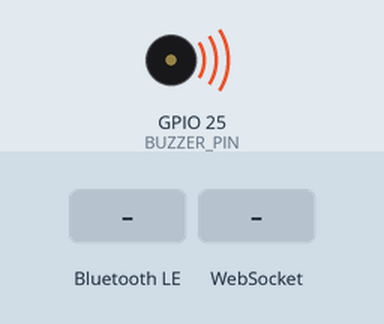
Simulated run of this sketch. Board: ESP32. On the bench: buzzer (waves = sounding). Inputs (shaded band) come from the test bench. WiFi joins after 1.5 s; servers stay silent unless stated; random numbers use the default seed unless the sketch sets one; nothing arrives over Bluetooth unless stated; a phone connects over Bluetooth LE 3 s after start; what the sketch prints to the serial monitor is not drawn.

Above: at 3.6 s.
3.8 s: Bluetooth LE write "1" received
At 5.21 s:
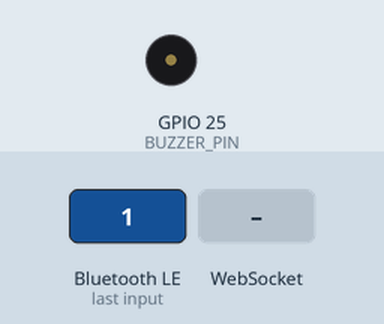
6.8 s: WebSocket text "1" received
Timing chart, 0 to 15.8 s (numbered marks = the images above; inputs shaded):
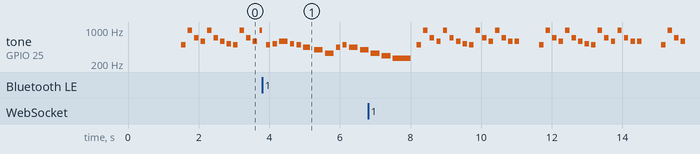

Measured:
- by itself, tone on GPIO 25 (BUZZER_PIN): plays 330 Hz for 0.25 s, 294 Hz for 0.25 s, 262 Hz for 0.50 s, 494 Hz for 0.13 s, 988 Hz for 0.13 s, 698 Hz for 0.13 s … (39 notes in this stretch)

The sketch:

SnakeGame.ino
```cpp
#include "Config.h"
#include "Point.h"
#include "BLEController.h"
#include "WebSocketManager.h"
#include "MusicPlayer.h"
#include "SnakeGame.h"

// Objetos principales
BLEController bleController;
WebSocketManager wsManager;
MusicPlayer musicPlayer(BUZZER_PIN);
SnakeGame game;

void setup() {
  Serial.begin(115200);
  randomSeed(analogRead(0));

  Serial.println("\n=== Snake Game ESP32 ===");

  // Inicializar componentes
  musicPlayer.begin();
  bleController.begin();
  wsManager.begin();
  game.init();

  // Crear tarea de música en Core 0
  xTaskCreatePinnedToCore(
    MusicPlayer::taskFunction,
    "Music_Task",
    4096,
    &musicPlayer,
    1,
    NULL,
    0
  );

  // Configurar música inicial
  musicPlayer.setTrack(TRACK_INTRO);

  // Enviar estado inicial
  delay(1000);
  wsManager.sendWaiting();

  Serial.println("Sistema iniciado. Esperando comandos...");
}

void loop() {
  wsManager.loop();

  // Procesar comandos BLE
  Direction cmd = bleController.getCommand();
  if (cmd != DIR_NONE) {
    if (!game.hasStarted()) {
      game.start();
      musicPlayer.setTrack(TRACK_GAME);
      Serial.println("¡Juego iniciado!");
    }
    game.setDirection(cmd);
  }

  // Actualizar juego
  if (game.hasStarted() && !game.hasEnded()) {
    bool ate = game.update();

    if (ate) {
      musicPlayer.playEffect(NOTE_C6, 50);
    }

    wsManager.sendJSON(game.toJSON());

    if (game.hasEnded()) {
      Serial.println("Game Over! Score: " + String(game.getScore()));
      musicPlayer.setTrack(TRACK_GAMEOVER);
      wsManager.sendGameOver(game.getScore());
      delay(3000);

      // Reiniciar
      game.init();
      musicPlayer.setTrack(TRACK_INTRO);
      wsManager.sendWaiting();
      Serial.println("Sistema reiniciado");
    }

    delay(GAME_SPEED);
  } else {
    delay(100);
  }
}
```

BLEController.h
```cpp
#ifndef BLE_CONTROLLER_H
#define BLE_CONTROLLER_H

#include <BLEDevice.h>
#include <BLEServer.h>
#include <BLE2902.h>
#include "Config.h"
#include "Point.h"

class BLEController {
private:
  BLEServer* server;
  BLECharacteristic* rxCharacteristic;
  volatile Direction lastCommand;

  static BLEController* instance;

  class CommandCallback : public BLECharacteristicCallbacks {
    void onWrite(BLECharacteristic* characteristic) {
      uint8_t* data = characteristic->getData();
      if (characteristic->getLength() > 0) {
        BLEController::instance->setCommand((Direction)data[0]);
      }
    }
  };

public:
  BLEController() : server(nullptr), rxCharacteristic(nullptr), lastCommand(DIR_NONE) {
    instance = this;
  }

  void begin() {
    BLEDevice::init(BLE_NAME);
    server = BLEDevice::createServer();

    BLEService* service = server->createService(SERVICE_UUID);
    rxCharacteristic = service->createCharacteristic(
      CHARACTERISTIC_UUID_RX,
      BLECharacteristic::PROPERTY_WRITE
    );

    rxCharacteristic->addDescriptor(new BLE2902());
    rxCharacteristic->setCallbacks(new CommandCallback());

    service->start();
    BLEDevice::startAdvertising();

    Serial.println("BLE Controller iniciado");
  }

  Direction getCommand() {
    Direction cmd = lastCommand;
    lastCommand = DIR_NONE;
    return cmd;
  }

  void setCommand(Direction cmd) {
    lastCommand = cmd;
  }

  bool hasCommand() {
    return lastCommand != DIR_NONE;
  }
};

BLEController* BLEController::instance = nullptr;

#endif
```

MusicPlayer.h
```cpp
#ifndef MUSIC_PLAYER_H
#define MUSIC_PLAYER_H

#include "Config.h"

enum MusicTrack {
  TRACK_INTRO,
  TRACK_GAME,
  TRACK_GAMEOVER,
  TRACK_NONE
};

class MusicPlayer {
private:
  int buzzerPin;
  MusicTrack currentTrack;
  int currentNote;
  unsigned long lastNoteTime;
  SemaphoreHandle_t mutex;

  // Melodía Intro (Pac-Man)
  static const int introNotes[];
  static const int introDurations[];
  static const int introLength;

  // Melodía Juego (Tetris)
  static const int gameNotes[];
  static const int gameDurations[];
  static const int gameLength;

  // Melodía Game Over
  static const int gameoverNotes[];
  static const int gameoverDurations[];
  static const int gameoverLength;

public:
  MusicPlayer(int pin) : buzzerPin(pin), currentTrack(TRACK_NONE),
                         currentNote(0), lastNoteTime(0) {
    mutex = xSemaphoreCreateMutex();
  }

  void begin() {
    pinMode(buzzerPin, OUTPUT);
  }

  void setTrack(MusicTrack track) {
    xSemaphoreTake(mutex, portMAX_DELAY);
    if (track != currentTrack) {
      currentTrack = track;
      currentNote = 0;
      noTone(buzzerPin);
    }
    xSemaphoreGive(mutex);
  }

  void playEffect(int frequency, int duration) {
    tone(buzzerPin, frequency, duration);
  }

  void update() {
    xSemaphoreTake(mutex, portMAX_DELAY);
    MusicTrack track = currentTrack;
    xSemaphoreGive(mutex);

    unsigned long currentTime = millis();

    switch(track) {
      case TRACK_INTRO:
        playMelody(introNotes, introDurations, introLength, true);
        break;
      case TRACK_GAME:
        playMelody(gameNotes, gameDurations, gameLength, true);
        break;
      case TRACK_GAMEOVER:
        playMelody(gameoverNotes, gameoverDurations, gameoverLength, false);
        break;
      case TRACK_NONE:
        noTone(buzzerPin);
        break;
    }
  }

  static void taskFunction(void* param) {
    MusicPlayer* player = (MusicPlayer*)param;
    while(true) {
      player->update();
      vTaskDelay(30 / portTICK_PERIOD_MS);
    }
  }

private:
  void playMelody(const int* notes, const int* durations, int length, bool loop) {
    if (currentNote >= length) {
      if (loop) {
        currentNote = 0;
        delay(500);
      } else {
        noTone(buzzerPin);
        return;
      }
    }

    if (notes[currentNote] != NOTE_REST) {
      tone(buzzerPin, notes[currentNote]);
      delay(1000 / durations[currentNote]);
      noTone(buzzerPin);
    }
    currentNote++;
    delay(30);
  }
};

// Definición de melodías
const int MusicPlayer::introNotes[] = {
  NOTE_B4, NOTE_B5, NOTE_F5, NOTE_D5, NOTE_B5, NOTE_F5, NOTE_D5, NOTE_C5,
  NOTE_B4, NOTE_B5, NOTE_F5, NOTE_D5, NOTE_B5, NOTE_F5, NOTE_D5, NOTE_D5
};
const int MusicPlayer::introDurations[] = {
  8, 8, 8, 8, 8, 8, 8, 8, 8, 8, 8, 8, 8, 8, 8, 8
};
const int MusicPlayer::introLength = 16;

const int MusicPlayer::gameNotes[] = {
  NOTE_E5, NOTE_B4, NOTE_C5, NOTE_D5, NOTE_C5, NOTE_B4, NOTE_A4, NOTE_A4,
  NOTE_C5, NOTE_E5, NOTE_D5, NOTE_C5, NOTE_B4, NOTE_C5, NOTE_D5, NOTE_E5,
  NOTE_C5, NOTE_A4, NOTE_A4
};
const int MusicPlayer::gameDurations[] = {
  4, 8, 8, 4, 8, 8, 4, 8, 8, 4, 8, 8, 4, 8, 4, 4, 4, 4, 4
};
const int MusicPlayer::gameLength = 19;

const int MusicPlayer::gameoverNotes[] = {
  NOTE_C5, NOTE_G4, NOTE_E4, NOTE_A4, NOTE_B4, NOTE_A4, NOTE_G4, NOTE_E4, NOTE_D4, NOTE_C4
};
const int MusicPlayer::gameoverDurations[] = {
  4, 4, 4, 8, 8, 4, 4, 4, 4, 2
};
const int MusicPlayer::gameoverLength = 10;

#endif
```

Point.h
```cpp
#ifndef POINT_H
#define POINT_H

struct Point {
  int x;
  int y;

  Point() : x(0), y(0) {}
  Point(int _x, int _y) : x(_x), y(_y) {}

  bool equals(const Point& other) const {
    return x == other.x && y == other.y;
  }
};

enum Direction {
  DIR_UP = 1,
  DIR_DOWN = 2,
  DIR_LEFT = 3,
  DIR_RIGHT = 4,
  DIR_NONE = 0
};

#endif
```

SnakeGame.h
```cpp
#ifndef SNAKE_GAME_H
#define SNAKE_GAME_H

#include "Config.h"
#include "Point.h"

class SnakeGame {
private:
  Point snake[MAX_SNAKE_LENGTH];
  int length;
  Point food;
  Point direction;
  int score;
  bool isGameOver;
  bool isStarted;

public:
  SnakeGame() : length(3), score(0), isGameOver(false), isStarted(false) {
    direction = Point(1, 0);
  }

  void init() {
    length = 3;
    score = 0;
    isGameOver = false;
    isStarted = false;
    direction = Point(1, 0);

    snake[0] = Point(GAME_WIDTH/2, GAME_HEIGHT/2);
    snake[1] = Point(GAME_WIDTH/2 - 1, GAME_HEIGHT/2);
    snake[2] = Point(GAME_WIDTH/2 - 2, GAME_HEIGHT/2);

    placeFood();
  }

  void start() {
    isStarted = true;
  }

  bool hasStarted() const { return isStarted; }
  bool hasEnded() const { return isGameOver; }
  int getScore() const { return score; }

  void setDirection(Direction dir) {
    switch(dir) {
      case DIR_UP:
        if (direction.y != 1) direction = Point(0, -1);
        break;
      case DIR_DOWN:
        if (direction.y != -1) direction = Point(0, 1);
        break;
      case DIR_LEFT:
        if (direction.x != 1) direction = Point(-1, 0);
        break;
      case DIR_RIGHT:
        if (direction.x != -1) direction = Point(1, 0);
        break;
    }
  }

  bool update() {
    if (!isStarted || isGameOver) return false;

    // Mover cuerpo
    for (int i = length - 1; i > 0; i--) {
      snake[i] = snake[i-1];
    }

    // Mover cabeza
    snake[0].x += direction.x;
    snake[0].y += direction.y;

    // Colisión con paredes
    if (snake[0].x < 0 || snake[0].x >= GAME_WIDTH ||
        snake[0].y < 0 || snake[0].y >= GAME_HEIGHT) {
      isGameOver = true;
      return false;
    }

    // Colisión consigo misma
    for (int i = 1; i < length; i++) {
      if (snake[0].equals(snake[i])) {
        isGameOver = true;
        return false;
      }
    }

    // Comió comida
    if (snake[0].equals(food)) {
      length++;
      score += 10;
      placeFood();
      return true; // Indica que comió
    }

    return false;
  }

  String toJSON() const {
    String json = "{\"type\":\"game\",\"snake\":[";
    for (int i = 0; i < length; i++) {
      json += "[" + String(snake[i].x) + "," + String(snake[i].y) + "]";
      if (i < length - 1) json += ",";
    }
    json += "],\"food\":[" + String(food.x) + "," + String(food.y) + "],";
    json += "\"score\":" + String(score) + ",";
    json += "\"gameOver\":" + String(isGameOver ? "true" : "false") + "}";
    return json;
  }

private:
  void placeFood() {
    food = Point(random(0, GAME_WIDTH), random(0, GAME_HEIGHT));
  }
};

#endif
```

WebSocketManager.h
```cpp
#ifndef WEBSOCKET_MANAGER_H
#define WEBSOCKET_MANAGER_H

#include <WiFi.h>
#include <WebSocketsClient.h>
#include "Config.h"

class WebSocketManager {
private:
  WebSocketsClient client;
  bool connected;

  static void eventCallback(WStype_t type, uint8_t* payload, size_t length) {
    if (type == WStype_CONNECTED) {
      Serial.println("[WS] Conectado");
    } else if (type == WStype_DISCONNECTED) {
      Serial.println("[WS] Desconectado");
    }
  }

public:
  WebSocketManager() : connected(false) {}

  void begin() {
    WiFi.begin(WIFI_SSID, WIFI_PASSWORD);
    Serial.print("Conectando a WiFi");

    while (WiFi.status() != WL_CONNECTED) {
      delay(500);
      Serial.print(".");
    }

    Serial.println("\nWiFi conectado");
    Serial.print("IP: ");
    Serial.println(WiFi.localIP());

    client.begin(WS_HOST, WS_PORT, "/");
    client.onEvent(eventCallback);
    client.setReconnectInterval(5000);

    Serial.println("WebSocket Manager iniciado");
  }

  void loop() {
    client.loop();
  }

  void sendJSON(String json) {  // ← CAMBIO AQUÍ: sin const&
    client.sendTXT(json);
  }

  void sendWaiting() {
    String msg = "{\"type\":\"waiting\"}";
    sendJSON(msg);
  }

  void sendGameOver(int score) {
    String msg = "{\"type\":\"gameover\",\"score\":" + String(score) + "}";
    sendJSON(msg);
  }
};

#endif
```

Config.h
```cpp
#ifndef CONFIG_H
#define CONFIG_H

// WiFi
#define WIFI_SSID "XXXXXXXXXXXXXXXXXXXXXXXXX"
#define WIFI_PASSWORD "XXXXXXXXXXXXXXXXXXXXXXXXX"

// WebSocket
#define WS_HOST "XXXXXXXXXXXXXXXXXXXXXXXXX"
#define WS_PORT 8765

// BLE
#define BLE_NAME "ESP32-SNAKE"
#define SERVICE_UUID "fc96f65e-318a-4001-84bd-77e9d12af44b"
#define CHARACTERISTIC_UUID_RX "04d3552e-b9b3-4be6-a8b4-aa43c4507c4d"

// Hardware
#define BUZZER_PIN 25

// Juego
#define GAME_WIDTH 20
#define GAME_HEIGHT 15
#define GAME_SPEED 150
#define MAX_SNAKE_LENGTH 100

// Música
#define NOTE_C4  262
#define NOTE_D4  294
#define NOTE_E4  330
#define NOTE_F4  349
#define NOTE_G4  392
#define NOTE_A4  440
#define NOTE_B4  494
#define NOTE_C5  523
#define NOTE_D5  587
#define NOTE_E5  659
#define NOTE_F5  698
#define NOTE_G5  784
#define NOTE_A5  880
#define NOTE_B5  988
#define NOTE_C6  1047
#define NOTE_REST 0

#endif
```
